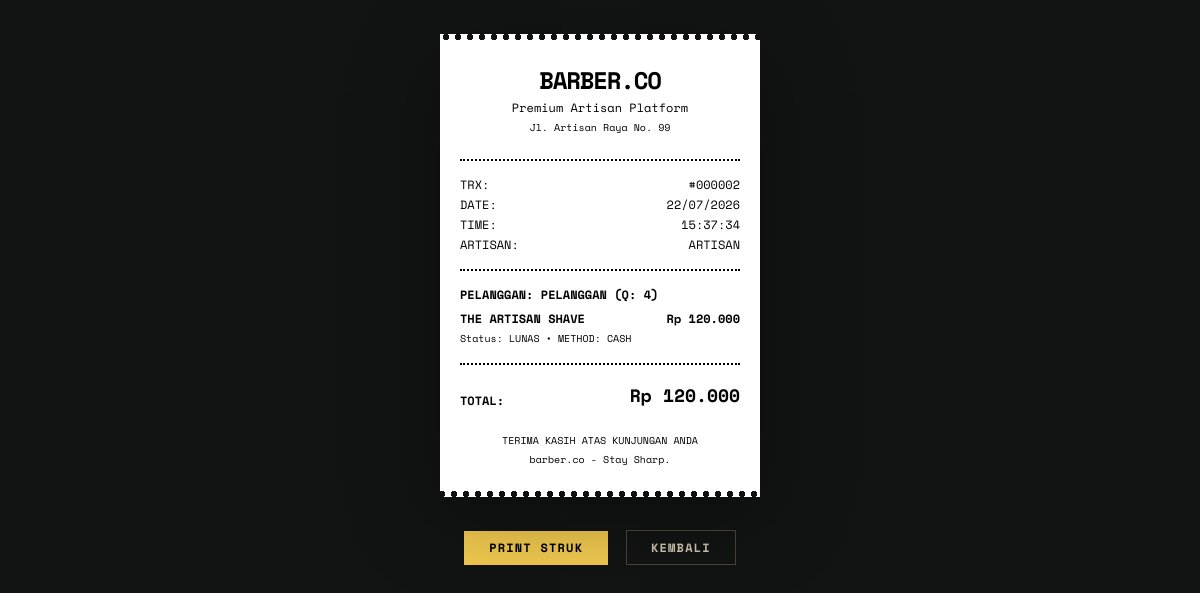
The app's page /pelanggan/struk.php?id=2 (signed in) with its own data.
### tables this page shows
CREATE TABLE `transaksi` (
  `id` int NOT NULL,
  `antrian_id` int NOT NULL,
  `total_harga` int NOT NULL,
  `metode_pembayaran` varchar(20) NOT NULL DEFAULT 'cash',
  `status_pembayaran` varchar(11) NOT NULL,
  `waktu_bayar` datetime(6) NOT NULL
);

CREATE TABLE `antrian` (
  `id` int NOT NULL,
  `pelanggan_id` int NOT NULL,
  `barber_id` int DEFAULT NULL,
  `layanan_id` int NOT NULL,
  `no_antrian` int NOT NULL,
  `status_antrian` varchar(50) NOT NULL DEFAULT 'menunggu',
  `waktu_dibuat` datetime NOT NULL DEFAULT CURRENT_TIMESTAMP,
  `tanggal` date NOT NULL
);

CREATE TABLE `layanan` (
  `id` int NOT NULL,
  `nama_layanan` varchar(255) NOT NULL,
  `deskripsi` varchar(255) DEFAULT NULL,
  `harga` int NOT NULL,
  `durasi` int NOT NULL DEFAULT '30'
);

### pelanggan/struk.php (the view, shortened to what this page needs)
<?php
include '../config/database.php';
$transaksi_id = (int)$_GET['id'];
$pelanggan_id = $_SESSION['id_user'] ?? $_SESSION['user_id'] ?? $_SESSION['id'] ?? 0;
$query = "SELECT t.*, a.tanggal, a.no_antrian,
                 COALESCE(NULLIF(u.nama, ''), u.username) AS nama_pelanggan,
                 l.nama_layanan, l.harga, b.nama AS nama_barber
          FROM transaksi t
          JOIN antrian a ON t.antrian_id = a.id
          JOIN users u ON a.pelanggan_id = u.id_user
          JOIN layanan l ON a.layanan_id = l.id
          LEFT JOIN barber b ON a.barber_id = b.id
          WHERE t.id = $transaksi_id AND a.pelanggan_id = '$pelanggan_id'";
$result = mysqli_query($conn, $query);
$data = mysqli_fetch_assoc($result);
$barberName = $data['nama_barber'] ?? 'Artisan';
?>
<!DOCTYPE html>
<html lang="id">
<head>
    <script src="https://cdn.tailwindcss.com"></script>
</head>
<body>
    <div class="receipt-paper">
        <div class="text-center mb-6">
            <h1 class="text-2xl font-bold tracking-tighter">BARBER.CO</h1>
            <p class="text-xs mt-1">Premium Artisan Platform</p>
            <p class="text-[10px] mt-1">Jl. Artisan Raya No. 99</p>
        </div>
        <div class="dotted-line"></div>
        <div class="text-xs space-y-1">
            <div class="flex justify-between">
                <span>TRX:</span>
                <span>#<?= str_pad($transaksi_id, 6, "0", STR_PAD_LEFT) ?></span>
            </div>
            <div class="flex justify-between">
                <span>DATE:</span>
                <span><?= date('d/m/Y', strtotime($data['waktu_bayar'])) ?></span>
            </div>
            <div class="flex justify-between">
                <span>TIME:</span>
                <span><?= date('H:i:s', strtotime($data['waktu_bayar'])) ?></span>
            </div>
            <div class="flex justify-between">
                <span>ARTISAN:</span>
                <span class="uppercase"><?= htmlspecialchars($barberName) ?></span>
            </div>
        </div>
        <div class="dotted-line"></div>
        <div class="text-xs mb-2 font-bold uppercase">PELANGGAN: <?= htmlspecialchars($data['nama_pelanggan']) ?> (Q: <?= $data['no_antrian'] ?>)</div>
        <div class="text-xs mb-4">
            <div class="flex justify-between font-bold">
                <span class="uppercase flex-1"><?= htmlspecialchars($data['nama_layanan']) ?></span>
                <span class="whitespace-nowrap ml-2">Rp <?= number_format($data['harga'] ?? $data['total_harga'], 0, ',', '.') ?></span>
            </div>
            <div class="text-[10px] mt-1">Status: LUNAS &bull; <span class="uppercase">Method: <?= htmlspecialchars($data['metode_pembayaran'] ?? 'CASH') ?></span></div>
        </div>
        <div class="dotted-line"></div>
        <div class="flex justify-between items-end mt-4 mb-6">
            <span class="text-xs font-bold">TOTAL:</span>
            <span class="text-lg font-bold">Rp <?= number_format($data['total_harga'], 0, ',', '.') ?></span>
        </div>
        <div class="text-center text-[10px] space-y-1">
            <p>TERIMA KASIH ATAS KUNJUNGAN ANDA</p>
            <p>barber.co - Stay Sharp.</p>
        </div>
    </div>
    <div class="text-center mt-8 no-print mb-8">
        <button onclick="window.print()" class="border border-[#f2ca50] bg-[#f2ca50] text-black px-6 py-2 text-xs font-bold uppercase tracking-widest mr-2 hover:bg-transparent hover:text-[#f2ca50]">
            Print Struk
        </button>
        <a href="dashboard.php" class="border border-[#4d4635] px-6 py-2 text-xs font-bold uppercase tracking-widest text-[#d0c5af] hover:border-[#f2ca50] hover:text-[#f2ca50] transition-colors">
            Kembali
        </a>
    </div>
</body>
</html>

### pelanggan/struk.php (style rules this page uses)
body { background-color: #121414; font-family: 'Space Mono', monospace; color: #000; }
.receipt-paper { background-color: #fff; width: 100%; max-width: 320px; margin: 40px auto; padding: 24px 20px; box-shadow: 0 24px 80px rgba(0,0,0,0.35); position: relative; }
.receipt-paper::before { content: ""; position: absolute; top: -6px; left: 0; right: 0; height: 6px; background: radial-gradient(circle, transparent, transparent 50%, #fff 50%, #fff 100%) 0 0 / 12px 6px repeat-x; }
.receipt-paper::after { content: ""; position: absolute; bottom: -6px; left: 0; right: 0; height: 6px; background: radial-gradient(circle, transparent, transparent 50%, #fff 50%, #fff 100%) 0 0 / 12px 6px repeat-x; transform: rotate(180deg); }
.dotted-line { border-bottom: 2px dotted #000; margin: 16px 0; }

### records on screen
transaksi: waktu_bayar "22/07/2026", waktu_bayar "15:37:34", antrian.no_antrian "4", layanan.nama_layanan "THE ARTISAN SHAVE", layanan.harga "120.000", metode_pembayaran "CASH", total_harga "120.000"

### other values on screen
str_pad($transaksi_id, 6, "0", STR_PAD_LEFT) "000002"
$barberName "ARTISAN"
$data['nama_pelanggan'] "PELANGGAN"
